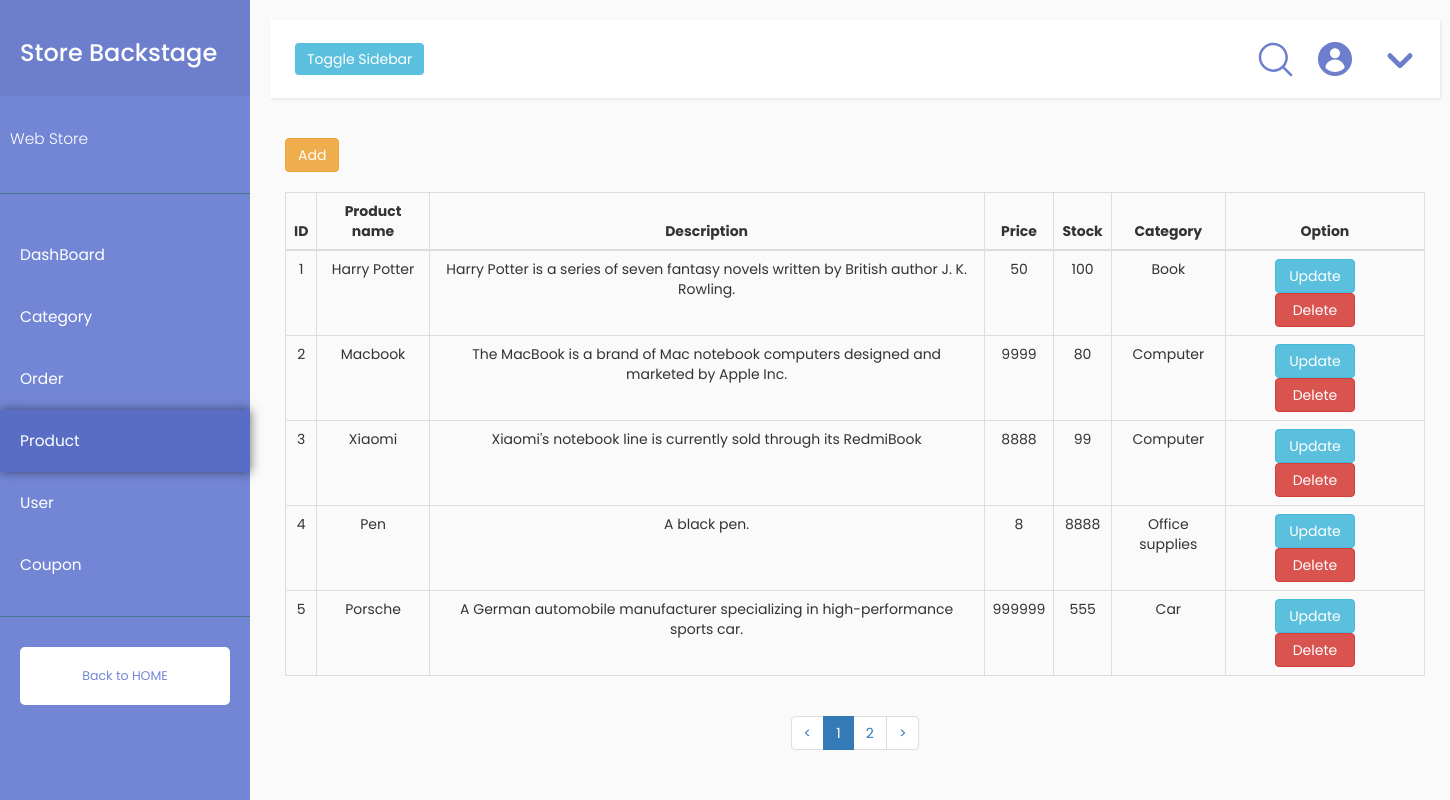
The page /Assessment2/product.php on the database its author committed.
### tables this page shows
CREATE TABLE `product` (
  `product_id` int(11) NOT NULL,
  `name` varchar(255) NOT NULL,
  `description` varchar(255) NOT NULL,
  `price` double NOT NULL,
  `image` varchar(255) NOT NULL,
  `stock` int(11) NOT NULL,
  `category_id` int(11) NOT NULL
);

CREATE TABLE `category` (
  `category_id` int(11) NOT NULL,
  `name` varchar(255) NOT NULL
);

### Assessment2/product.php (the view, shortened to what this page needs)
<?php
$dbms='mysql';
$host='localhost';
$dbName='store_admin';
$user='root';
$pass='';
$dsn="$dbms:host=$host;dbname=$dbName";
try {
    $con = new PDO($dsn, $user, $pass);
} catch (PDOException $e) {
    die ("Error!: " . $e->getMessage() . "<br/>");
}
$str = $_SERVER["QUERY_STRING"];
$user_id = explode('=',$str)[1];
function myproduct($db_con,$user_id){
    $page = isset($_GET['page']) ? intval($_GET['page']) : 1;
    $page = $page < 1 ? 1 : $page;
    $page_size = 5;
    $start = ($page -1)  * $page_size;
    $sql = "SELECT * FROM product limit {$start},{$page_size}";
    $query = $db_con->query($sql);
    $list = $query->fetchAll();
    foreach($list as $row){
        echo '<tr>';
        echo '<td scope="row">'.$row["product_id"].'</td>';
        echo '<td>'.$row["name"].'</td>';
        echo '<td>'.$row["description"].'</td>';
        echo '<td>'.$row["price"].'</td>';
        echo '<td>'.$row["stock"].'</td>';
        $sql2 = "SELECT * FROM category WHERE category_id = ".$row["category_id"];
        $query2 = $db_con->query($sql2);
        foreach($query2 as $row2){
            echo '<td>'.$row2["name"].'</td>';
        }
        echo '<td>';
        echo '<a class="btn btn-info" href="javascript:show('.$row["product_id"].');" style="margin-right: 2rem !important; width:80px">Update</a>';
        echo '<a class="btn btn-danger" href="?param=' .$user_id. '&id='.$row["product_id"].'" onclick="return del();" style="margin-right: 2rem !important; width:80px">Delete</a>';
        echo '</td>';
        echo '</tr>';
    }
    $count_sql = "SELECT count('product_id') num FROM product";
    $res_query = $db_con->query($count_sql);
    $res_count = $res_query->fetch();
    $total = $res_count['num'];
    $page_count = ceil($total / $page_size);
    $page = $page > $page_count ? $page_count : $page;
    echo '</tbody>';
    echo '</table>';
    echo '<div class="row">';
    echo '<div class="col-md-12 text-center">';
    echo '<ul class="pagination">';
    echo '<li><a href="?param=' .$user_id. '&page=' . ($page - 1) . '"> < </a></li>';
    for ($i = 1; $i <= $page_count; $i++) {
        if ($i == $page) {
            echo '<li class="active"><a href="?param=' .$user_id. '&page=' . $i . '">' . $i . '</a></li>';
        } else {
            echo '<li><a href="?param=' .$user_id. '&page=' . $i . '">' . $i . '</a></li>';
        }
    }
    echo '<li><a href="?param=' .$user_id. '&page=' . ($page + 1) . '"> > </a></li>';
    echo '</ul>';
    echo '</div>';
    echo '</div>';
}
?>
<!DOCTYPE html>
<html lang="en">
<head>
    <link rel="stylesheet" href="styles/bootstrap-337.min.css">
    <link rel="stylesheet" href="css/Nav.css">
    <link rel="stylesheet" href="styles/sidebar.css">
</head>
<body>
<div class="wrapper">
    <nav id="sidebar">
        <div class="sidebar-header">
            <h3>Store Backstage</h3>
        </div>
        <ul class="list-unstyled components">
            <p>Web Store</p>
        </ul>
        <ul class="list-unstyled components">
            <li>
                <a href="./index.php?param1=<?php echo $user_id ?>" class="sidebar_item">DashBoard</a>
                <a href="./category.php?param1=<?php echo $user_id ?>" class="sidebar_item">Category</a>
                <a href="./order.php?param1=<?php echo $user_id ?>" class="sidebar_item">Order</a>
                <a href="./product.php?param1=<?php echo $user_id ?>" class="sidebar_item a_active">Product</a>
                <a href="./user.php?param1=<?php echo $user_id ?>" class="sidebar_item ">User</a>
                <a href="./coupon.php?param1=<?php echo $user_id ?>" class="sidebar_item">Coupon</a>
            </li>
        </ul>
        <ul class="list-unstyled CTAs">
            <li><a href="index.php?param1=<?php echo $user_id ?>" class="download">Back to HOME</a></li>
        </ul>
    </nav>
    <div id="content" style="width: 90%">
        <nav class="navbar navbar-default" style="width: 100%">
            <div class="container-fluid">
                <div class="navbar-header">
                    <button type="button" id="sidebarCollapse" class="btn btn-info navbar-btn">
                        <span>Toggle Sidebar</span>
                    </button>
                </div>
                <div class="collapse navbar-collapse" id="bs-example-navbar-collapse-1">
                    <div id="user-info" class="navbar-right">
                        <div style="width: 40px;height: 40px;position: relative;margin-left: 10px;margin-right: 10px"
                             class="navbar-right">
                            <a href="#" class="navbar-right" id="menu" style="margin-left: 10px;display: inline-block">
                                <img src="assets/下拉.svg" id="select"
                                     style="width: 40px;height: 40px;margin-left: 10px;margin-top: 4px" alt="">
                            </a>
                        </div>
                        <img src="assets/user-filling.svg" class="navbar-right" id="user-icon" alt="">
                        <img src="assets/search.svg" class="navbar-right"
                             style="width: 40px;height: 40px;margin-right: 10px;margin-top: 4px" alt="">
                    </div>
                </div>
            </div>
        </nav>
        <div class="container">
            <a class="btn btn-warning" href="javascript:show('new_product');" style="margin-right: 2rem !important; margin-bottom:2rem !important">Add</a>
            <table class="table table-bordered text-center">
                <thead>
                <tr>
                    <th scope="col" style='text-align: center;'>ID</th>
                    <th scope="col" style='text-align: center;'>Product name</th>
                    <th scope="col" style='text-align: center;'>Description</th>
                    <th scope="col" style='text-align: center;'>Price</th>
                    <th scope="col" style='text-align: center;'>Stock</th>
                    <th scope="col" style='text-align: center;'>Category</th>
                    <th scope="col" style='text-align: center;'>Option</th>
                </tr>
                </thead>
                <tbody>
                <?php
                myproduct($con,$user_id);
                ?>
        </div>
    </div>
</div>
</body>
</html>

### Assessment2/css/Nav.css (style rules this page uses)
#user-icon { width: 40px; height: 40px; margin-top: 4px; }
#user-info { width: 300px; height: 48px; }
#sidebar ul li a { padding: 20px !important; }
.a_active { background-color: #596DC5; box-shadow: 1px 0px 10px 0px rgba(0,0,0,0.5); }

### Assessment2/styles/sidebar.css (style rules this page uses)
body { font-family: 'Poppins', sans-serif; background: #fafafa; }
p { font-family: 'Poppins', sans-serif; font-size: 1.1em; font-weight: 300; line-height: 1.7em; color: #999; }
a, a:hover, a:focus { color: inherit; text-decoration: none; transition: all 0.3s; }
.navbar { padding: 15px 10px; background: #fff; border: none; border-radius: 0; margin-bottom: 40px; box-shadow: 1px 1px 3px rgba(0, 0, 0, 0.1); }
.navbar-btn { box-shadow: none; outline: none !important; border: none; }
.wrapper { display: flex; align-items: stretch; }
#sidebar { min-width: 250px; max-width: 250px; background: #7386D5; color: #fff; transition: all 0.3s; }
#sidebar .sidebar-header { padding: 20px; background: #6d7fcc; }
#sidebar ul.components { padding: 20px 0; border-bottom: 1px solid #47748b; }
#sidebar ul p { color: #fff; padding: 10px; }
#sidebar ul li a { padding: 10px; font-size: 1.1em; display: block; }
ul.CTAs { padding: 20px; }
ul.CTAs a { text-align: center; font-size: 0.9em !important; display: block; border-radius: 5px; margin-bottom: 5px; }
a.download { background: #fff; color: #7386D5; }
#content { padding: 20px; min-height: 100vh; transition: all 0.3s; }

### rows shown on the page
product: product_id "1", name "Harry Potter", description "Harry Potter is a series of seven fantasy novels written by British author J. K. Rowling.", price "50", stock "100"
category: name "Book"
product: product_id "2", name "Macbook", description "The MacBook is a brand of Mac notebook computers designed and marketed by Apple Inc.", price "9999", stock "80"
category: name "Computer"
product: product_id "3", name "Xiaomi", description "Xiaomi's notebook line is currently sold through its RedmiBook", price "8888", stock "99"
product: product_id "4", name "Pen", description "A black pen.", price "8", stock "8888"
category: name "Office supplies"
product: product_id "5", name "Porsche", description "A German automobile manufacturer specializing in high-performance sports car.", price "999999", stock "555"
category: name "Car"
